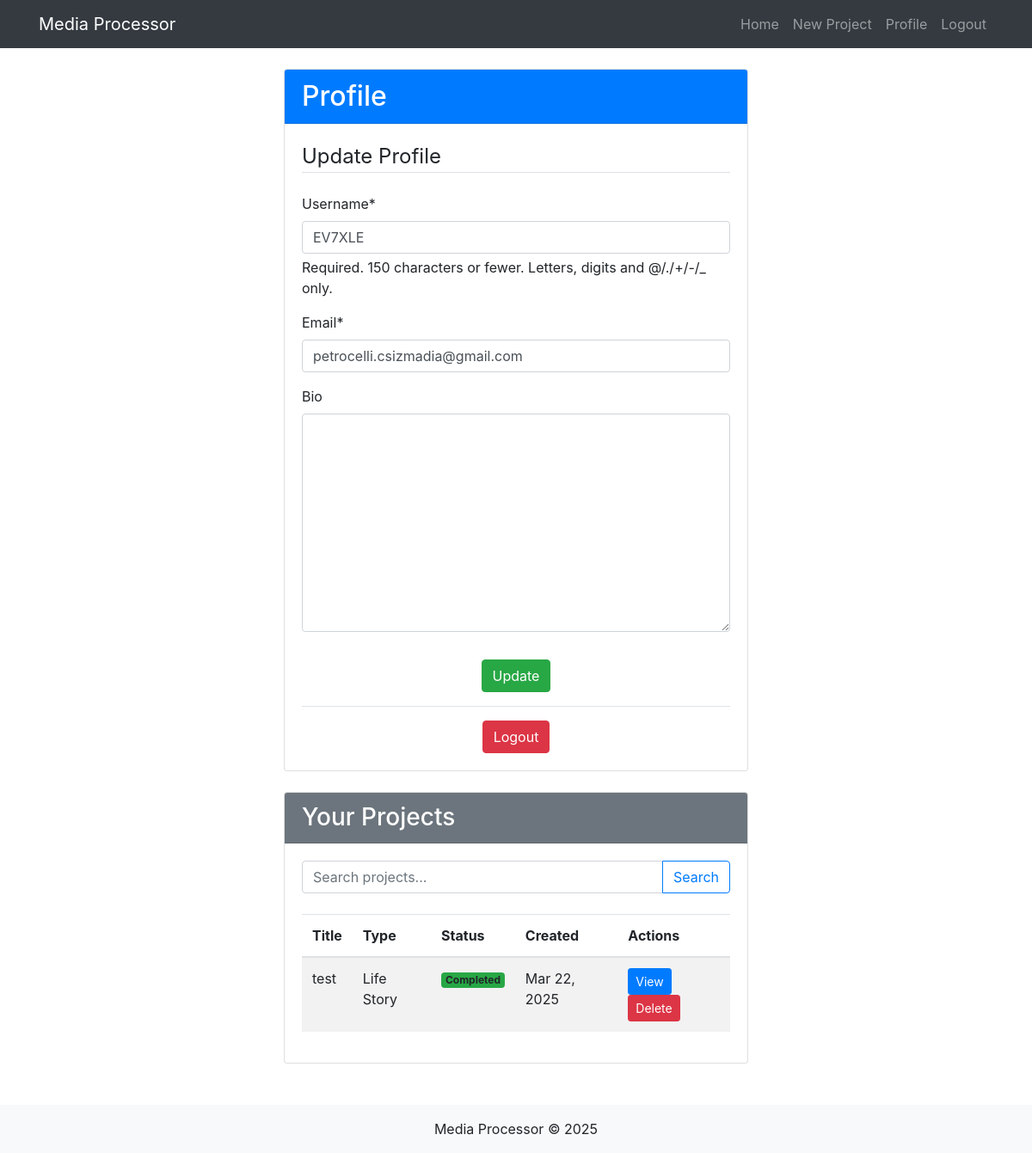
/accounts/profile/ (signed in), run on an earlier commit of the app's database.
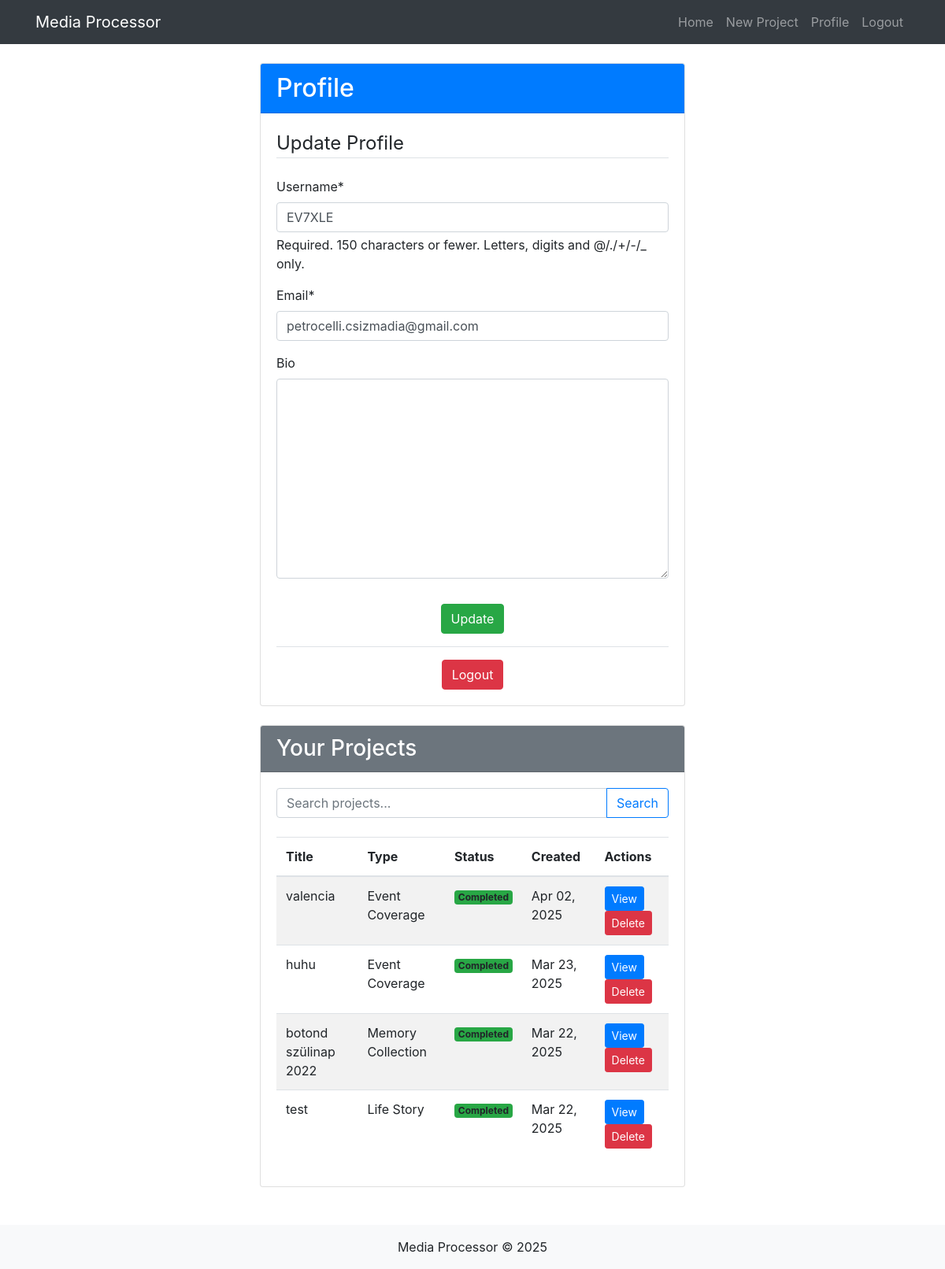
And on a later commit of the database.
### accounts/models.py (models this page shows, shortened)
class Profile(models.Model):
    user = models.OneToOneField(User, on_delete=models.CASCADE)
    bio = models.TextField(max_length=500, blank=True)

### media_app/models.py (models this page shows, shortened)
class MediaProject(models.Model):
    STATUS_CHOICES = (
        ('pending', 'Pending'),
        ('processing', 'Processing'),
        ('completed', 'Completed'),
        ('failed', 'Failed'),
    )
    PROJECT_TYPES = (
        ('life_story', 'Life Story'),
        ('event_coverage', 'Event Coverage'),
        ('memory_collection', 'Memory Collection'),
    )
    title = models.CharField(max_length=200)
    description = models.TextField(blank=True)
    user = models.ForeignKey(User, on_delete=models.CASCADE)
    created_at = models.DateTimeField(auto_now_add=True)
    updated_at = models.DateTimeField(auto_now=True)
    status = models.CharField(max_length=20, choices=STATUS_CHOICES, default='pending')
    output_file = models.FileField(upload_to='outputs/', null=True, blank=True)
    qr_code = models.FileField(upload_to='qrcodes/', null=True, blank=True)
    type = models.CharField(max_length=20, choices=PROJECT_TYPES, default='life_story')
    drive_file_id = models.CharField(max_length=100, null=True, blank=True)
    drive_web_view_link = models.URLField(max_length=500, null=True, blank=True)

### accounts/views.py (the view)
# urls.py: path('profile/', views.profile, name='profile'),
@login_required
def profile(request):
    profile, created = Profile.objects.get_or_create(user=request.user)
    search_query = request.GET.get('search', '')
    projects = MediaProject.objects.filter(user=request.user)
    if search_query:
        projects = projects.filter(
            Q(title__icontains=search_query) |
            Q(description__icontains=search_query)
        )
    projects = projects.order_by('-created_at')
    if request.method == 'POST':
        if 'delete_project' in request.POST:
            project_id = request.POST.get('project_id')
            try:
                project = MediaProject.objects.get(id=project_id, user=request.user)
                project.delete()
                messages.success(request, f'Project "{project.title}" deleted successfully!')
            except MediaProject.DoesNotExist:
                messages.error(request, 'Project not found or you do not have permission.')
            except Exception as e:
                logger.error(f"Error deleting project {project_id}: {str(e)}")
                messages.error(request, f'An error occurred: {str(e)}')
            return redirect('profile')
        u_form = UserUpdateForm(request.POST, instance=request.user)
        p_form = ProfileUpdateForm(request.POST, instance=profile)
        if u_form.is_valid() and p_form.is_valid():
            u_form.save()
            p_form.save()
            messages.success(request, 'Your account has been updated!')
            return redirect('profile')
    else:
        u_form = UserUpdateForm(instance=request.user)
        p_form = ProfileUpdateForm(instance=profile)
    context = {
        'u_form': u_form,
        'p_form': p_form,
        'projects': projects,
        'search_query': search_query
    }
    return render(request, 'accounts/profile.html', context)

### accounts/forms.py
class UserUpdateForm(forms.ModelForm):
    email = forms.EmailField()
    class Meta:
        model = User
        fields = ['username', 'email']

class ProfileUpdateForm(forms.ModelForm):
    class Meta:
        model = Profile
        fields = ['bio']

### accounts/templates/accounts/profile.html (shortened to what this page needs)
{% extends 'base.html' %}
{% load crispy_forms_tags %}
{% block content %}
<div class="row">
    <div class="col-md-6 offset-md-3">
        <div class="card mb-4">
            <div class="card-header bg-primary text-white">
                <h2 class="mb-0">Profile</h2>
            </div>
            <div class="card-body">
                <form method="POST">
                    <fieldset class="form-group">
                        <legend class="border-bottom mb-4">Update Profile</legend>
                        {{ u_form|crispy }}
                        {{ p_form|crispy }}
                    </fieldset>
                    <div class="form-group text-center mt-3">
                        <button type="submit" class="btn btn-success">Update</button>
                    </div>
                </form>
                <div class="border-top pt-3 mt-3 text-center">
                    <a href="{% url 'logout' %}" class="btn btn-danger">Logout</a>
                </div>
            </div>
        </div>
        <div class="card">
            <div class="card-header bg-secondary text-white">
                <h3 class="mb-0">Your Projects</h3>
            </div>
            <div class="card-body">
                <form method="GET" class="mb-4">
                    <div class="input-group">
                        <input type="text" name="search" class="form-control" placeholder="Search projects..." value="{{ search_query }}">
                        <div class="input-group-append">
                            <button class="btn btn-outline-primary" type="submit">Search</button>
                        </div>
                    </div>
                </form>
                {% if projects %}
                    <div class="table-responsive">
                        <table class="table table-striped">
                            <thead>
                                <tr>
                                    <th>Title</th>
                                    <th>Type</th>
                                    <th>Status</th>
                                    <th>Created</th>
                                    <th>Actions</th>
                                </tr>
                            </thead>
                            <tbody>
                                {% for project in projects %}
                                    <tr>
                                        <td>{{ project.title }}</td>
                                        <td>{{ project.get_type_display }}</td>
                                        <td>
                                            <span class="badge
                                                {% if project.status == 'completed' %}bg-success
                                                {% elif project.status == 'failed' %}bg-danger
                                                {% elif project.status == 'processing' %}bg-warning
                                                {% else %}bg-info{% endif %}">
                                                {{ project.get_status_display }}
                                            </span>
                                        </td>
                                        <td>{{ project.created_at|date:"M d, Y" }}</td>
                                        <td>
                                            <a href="{% url 'project_detail' project.id %}" class="btn btn-sm btn-primary">View</a>
                                            <form method="POST" class="d-inline">
                                                <button type="submit" class="btn btn-sm btn-danger">Delete</button>
                                            </form>
                                        </td>
                                    </tr>
                                {% endfor %}
                            </tbody>
                        </table>
                    </div>
                {% endif %}
            </div>
        </div>
    </div>
</div>
{% endblock %}

### templates/base.html (shortened to what this page needs)
<!DOCTYPE html>
<html lang="en">
<head>
    <link rel="stylesheet" href="https://cdnjs.cloudflare.com/ajax/libs/bootstrap/4.6.0/css/bootstrap.min.css">
    <link rel="stylesheet" href="https://cdnjs.cloudflare.com/ajax/libs/font-awesome/5.15.3/css/all.min.css">
</head>
<body>
    <nav class="navbar navbar-expand-lg navbar-dark bg-dark">
        <div class="container">
            <a class="navbar-brand" href="{% url 'home' %}">Media Processor</a>
            <div class="collapse navbar-collapse" id="navbarNav">
                <ul class="navbar-nav ml-auto">
                    {% if user.is_authenticated %}
                    <li class="nav-item">
                        <a class="nav-link" href="{% url 'home' %}">Home</a>
                    </li>
                    <li class="nav-item">
                        <a class="nav-link" href="{% url 'create_project' %}">New Project</a>
                    </li>
                    <li class="nav-item">
                        <a class="nav-link" href="{% url 'profile' %}">Profile</a>
                    </li>
                    <li class="nav-item">
                        <a class="nav-link" href="{% url 'logout' %}">Logout</a>
                    </li>
                    {% endif %}
                </ul>
            </div>
        </div>
    </nav>
    <main class="container mt-4">
        {% block content %}{% endblock %}
    </main>
    <footer class="mt-5 py-3 bg-light text-center">
        <div class="container">
            <p class="m-0">Media Processor &copy; {% now "Y" %}</p>
        </div>
    </footer>
</body>
</html>

What changed in the data, as far as the page shows it:
added MediaProject: title "valencia", type "Event Coverage", status "Completed", created_at "Apr 02, 2025"
added MediaProject: title "huhu", type "Event Coverage", status "Completed", created_at "Mar 23, 2025"
added MediaProject: title "botond szülinap 2022", type "Memory Collection", status "Completed", created_at "Mar 22, 2025"
